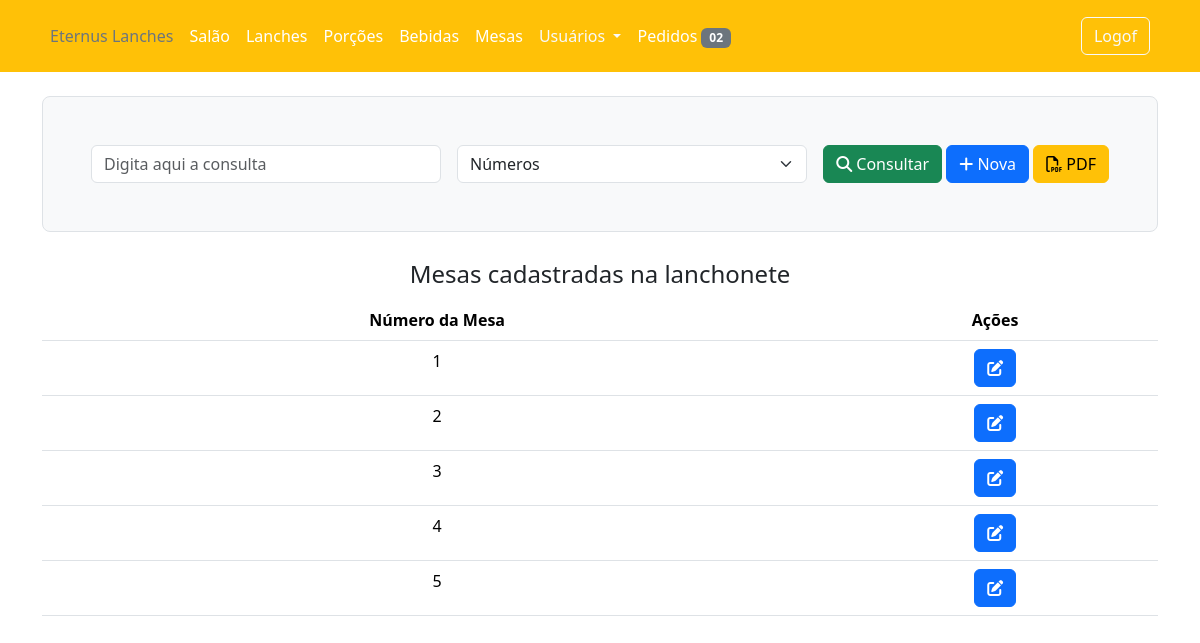
/mesas (signed in), run on an earlier commit of the app's database.
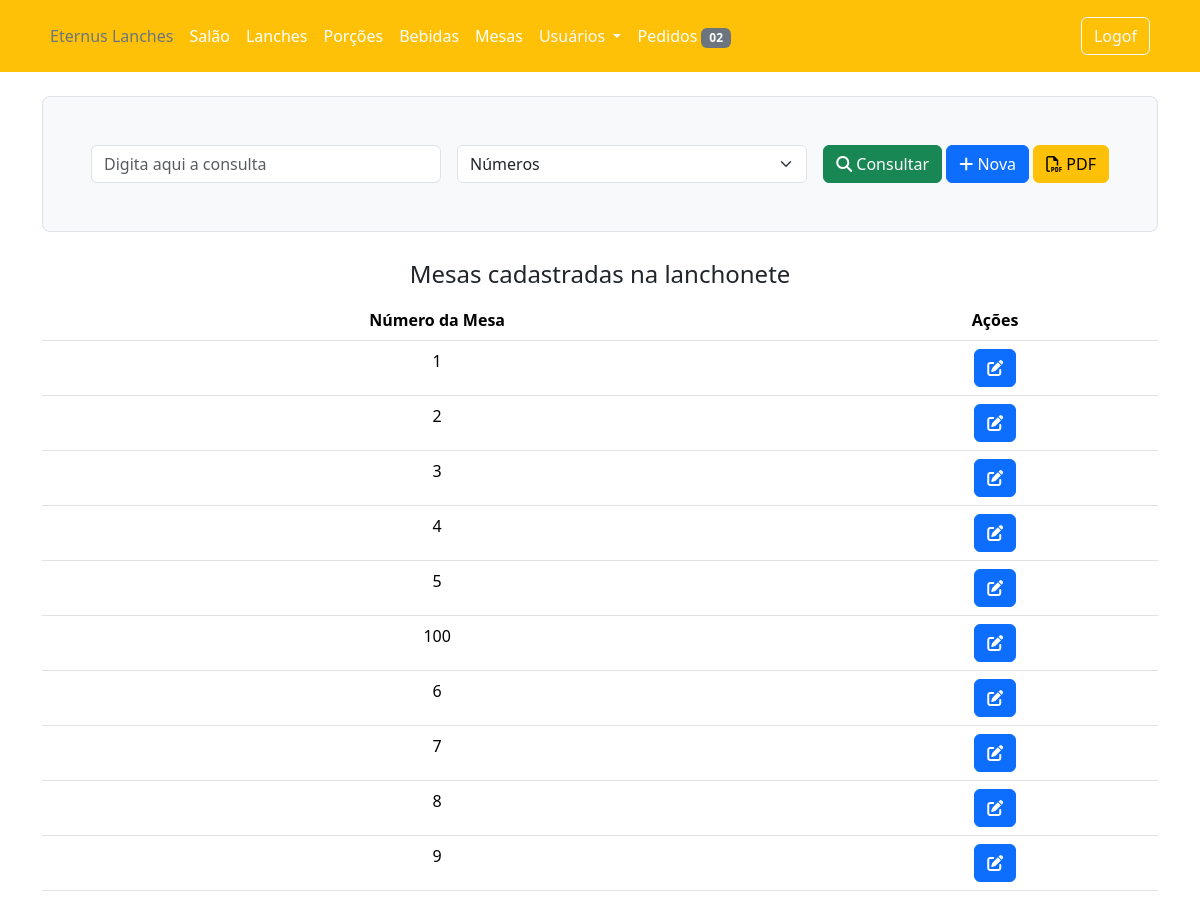
And on a later commit of the database.
### app/models/bdEternusLanches.py (models this page shows, shortened)
class Mesas(db.Model):
    __tablename__ = 'Mesas'
    id = db.Column(db.Integer, primary_key=True)
    numero = db.Column(db.Integer, unique=True, nullable=False)
    livre = db.Column(db.Boolean, nullable=False, default=True)
    pedidos = db.relationship('Pedidos', backref='mesas', lazy=True)

### app/controllers/lanchonete/routes.py (the view)
@lanchonete.route('/mesas', methods=['GET'])
@login_required
def mesas():
    if current_user.is_authenticated:
        if current_user.acesso[0].tipo == 'Funcionario':
            form = MesasForm()
            mesas = Mesas.query.all()
            return render_template('lanchonete/mesas/mesas.html', title='Mesas', form=form, mesas=mesas)
        else:
            flash('Não tem permissão para acessar essa página', 'danger')
            return redirect(url_for('home.index'))
    else:
        flash('Faça o login para acessar essa página.', 'danger')
        return redirect(url_for('users.login'))

### app/controllers/lanchonete/lanchoneteForm.py
class MesasForm(FlaskForm):
    consultar = StringField('Consulta', validators=[DataRequired()])
    selection = SelectField(choices=['Números', 'Teste'])

### app/models/bdEternusLanches.py (called while the page is built)
@login_manager.user_loader
def load_user(user_id):
    return Users.query.get(int(user_id))

### app/templates/lanchonete/mesas/mesas.html (shortened to what this page needs)
{% extends 'layout/lanchonete.html' %}
{% block content %}
<div class="container">
    <header class="h-100 p-5 bg-light border rounded-3 mt-4">
        <form action="" method="POST" class="row g-3">
            <div class="col md-3">
                {{form.consultar(class='form-control', placeholder='Digita aqui a consulta')}}
            </div>
            <div class="col md-4">
                {{form.selection(class='form-select col-md-2 ml-3')}}
            </div>
            <div class="col-auto">
                <button type="submit" class="btn btn-success ml-4"><i class="fa-solid fa-magnifying-glass"></i> Consultar</button>
                <a class="btn btn-primary ml-3" href="{{url_for('lanchonete.novaMesa')}}" role="button"><i class="fa-solid fa-plus"></i> Nova</a>
                <a class="btn btn-warning ml-3" href=" " role="button"><i class="fa-regular fa-file-pdf"></i> PDF</a>
            </div>
        </form>
    </header>
    <main>
        <fieldset>
            <legend class="text-center mt-4">Mesas cadastradas na lanchonete</legend>
            <table class="table table-hover text-center">
                <thead>
                    <tr>
                        <th scope="col">Número da Mesa</th>
                        <th scope="col">Ações</th>
                    </tr>
                </thead>
                <tbody>
                    {% for mesa in mesas%}
                    <tr>
                        <td scope="row">{{mesa.numero}}</td>
                        <td scope="row">
                            <button onclick="editarMesa('{{mesa.id}}')" type="button" class="btn btn-primary" data-bs-toggle="modal" data-bs-target="#mesaModal">
                                <i class="fa-solid fa-pen-to-square"></i>
                            </button>
                        </td>
                    </tr>
                    {% endfor %}
                </tbody>
            </table>
        </fieldset>
    </main>
</div>
{% endblock content %}

What changed in the data, as far as the page shows it:
added Mesas: numero "100"
added Mesas: numero "6"
added Mesas: numero "7"
added Mesas: numero "8"
added Mesas: numero "9"
